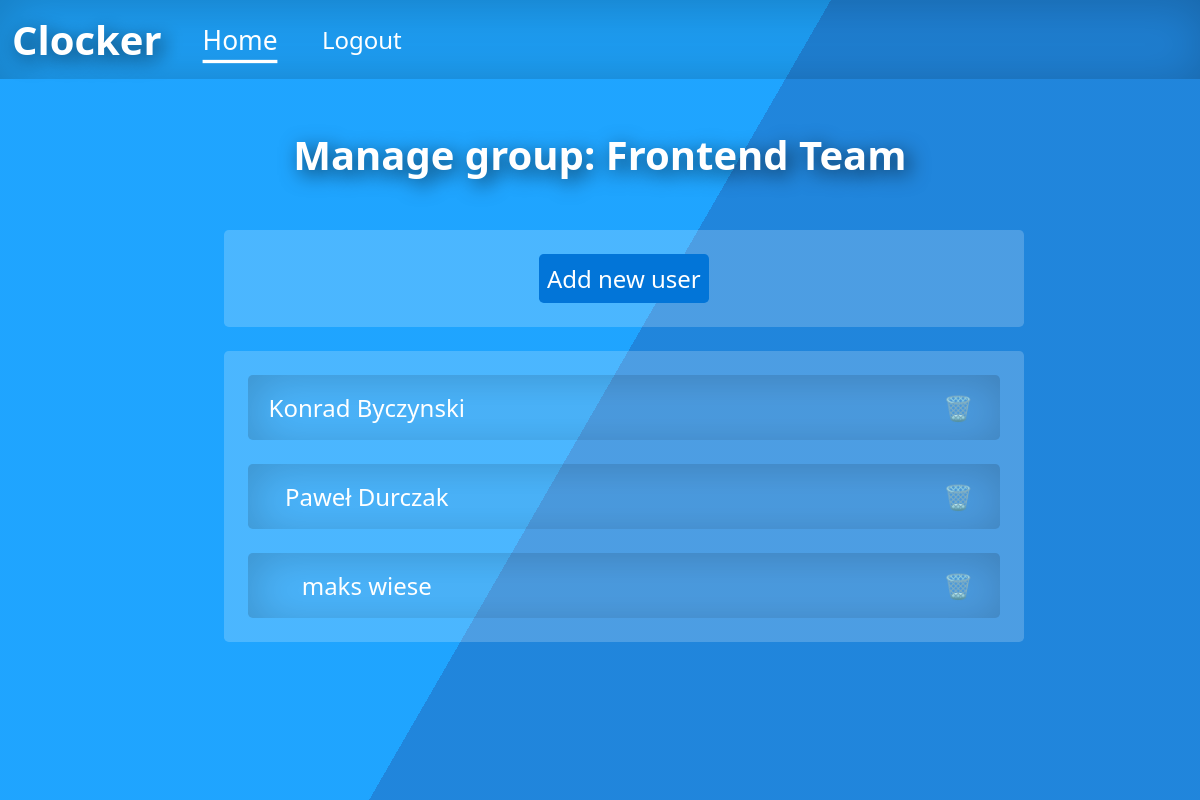
/index.php?page=manage_group&group=4 (signed in), run on the app's committed database.
### tables this page shows
CREATE TABLE `groups` (
  `id` int(11) NOT NULL,
  `ownerId` int(11) NOT NULL,
  `name` varchar(255) NOT NULL
);

CREATE TABLE `user` (
  `id` int(11) NOT NULL,
  `firstname` varchar(50) NOT NULL,
  `lastname` varchar(50) NOT NULL,
  `email` varchar(50) NOT NULL,
  `hash` varchar(2048) NOT NULL,
  `role` varchar(25) NOT NULL
);

### controllers/groupController.php (called while the page is built, shortened)
<?php
class groupController
{
    public static function view(){
        $response = new Response();
        if (empty($_GET['group'])){
            $response->setHeaders('Location', 'index.php');
        }else{
            $users = [];
            $groups = new Groups();
            $userIds = $groups->getGroupUsers($_GET['group']);
            $userRepo = new UserTable();
            foreach ($userIds as $userId) {
                $users[] = $userRepo->findById($userId);
            }
            $response->setBody(groupUsersListView::render($users, $groups->getGroupById($_GET['group'])));
        }
        return $response;
    }
}

### src/Application.php (called while the page is built, shortened)
<?php
class Application
{
    public function run($path){
        list($controller, $functionName) = Router::resolve($path);
        return $controller::$functionName();
    }
}

### public/index.php (called while the page is built, shortened)
<?php
$path = isset($_GET['page']) ? $_GET['page'] : null;
$app = new Application();
$response = $app->run($path);

### models/Group.php (called while the page is built, shortened)
<?php
class Group
{
    private $id;
    private $name;
    public function getId()
    {
        return $this->id;
    }
    public function setId($id)
    {
        $this->id = $id;
        return $this;
    }
    public function getName()
    {
        return $this->name;
    }
    public function setName($name)
    {
        $this->name = $name;
        return $this;
    }
}

### src/Database.php (called while the page is built, shortened)
<?php
abstract class Database
{
    protected function openConnection(){
        $config = include('../config/config.php');
        try {
            $this->connection = new PDO($config['host'], $config['username'], $config['password']);
        }catch (PDOException $e) {
            echo "PDOException was caught: {$e->getMessage()}";
            var_dump($e->getTraceAsString());
        }
    }
}

### models/Groups.php (called while the page is built, shortened)
<?php
class Groups extends Database
{
    public function groupFromDB($row){
        $group = new Group();
        $group
            ->setId($row['id'])
            ->setOwnerId($row['ownerId'])
            ->setName($row['name']);
        return $group;
    }
    public function getGroupById($groupId){
        $query = "SELECT * FROM groups WHERE id = :groupId";
        $statement = $this->connection->prepare($query);
        $statement->execute(array('groupId' => $groupId));
        $row = $statement->fetch(PDO::FETCH_ASSOC);
        $group = $this->groupFromDB($row);
        return $group;
    }
    public function getGroupUsers($groupId){
        $users = [];
        $query = "SELECT * FROM usersgroups WHERE groupId = :groupId";
        $statement = $this->connection->prepare($query);
        $statement->execute(array('groupId' => $groupId));
        while ($row = $statement->fetch(PDO::FETCH_ASSOC)) {
            $users[] = $row['userId'];
        }
        return $users;
    }
}

### src/Router.php (called while the page is built, shortened)
<?php
class Router
{
    public static function resolve($path){
        switch ($path){
            case 'manage_group':
                if(isset($_SESSION['role']) && $_SESSION['role'] === 'admin') {
                    $controller = 'app\controllers\groupController';
                    $functionName = "view";
                } else {
                    $controller = 'app\controllers\homepageController';
                    $functionName = 'index';
                }
                break;
        }
        return [$controller, $functionName];
    }
}

### models/User.php (called while the page is built, shortened)
<?php
class User
{
    private $id;
    private $firstname;
    private $lastname;
    public function getId()
    {
        return $this->id;
    }
    public function setId($id)
    {
        $this->id = $id;
        return $this;
    }
    public function getFirstname()
    {
        return $this->firstname;
    }
    public function setFirstname($firstname)
    {
        $this->firstname = $firstname;
        return $this;
    }
    public function getLastname()
    {
        return $this->lastname;
    }
    public function setLastname($lastname)
    {
        $this->lastname = $lastname;
        return $this;
    }
}

### models/UserTable.php (called while the page is built, shortened)
<?php
class UserTable extends Database
{
    public function findById($id){
        $query = "SELECT * FROM user WHERE id = :id";
        $statement = $this->connection->prepare($query);
        $statement->execute(array('id' => $id));
        $row = $statement->fetch(PDO::FETCH_ASSOC);
        $user = $this->userFromDB($row);
        return $user;
    }
    public function userFromDB($row){
        $user = new User();
        $user
            ->setId($row['id'])
            ->setFirstname($row['firstname'])
            ->setLastname($row['lastname'])
            ->setEmail($row['email'])
            ->setHash($row['hash'])
            ->setRole($row['role']);
        return $user;
    }
}

### views/groupUsersListView.php (the view, shortened to what this page needs)
<?php
class groupUsersListView
{
    public static function render($users = [], $group = null) {
        $groupId = $group->getId();
        $groupName = $group->getName();
        echo mainLayout::renderHeader();
        ?>
        <div class="container">
            <div class="row">
                <div class="col-8 col-s-8 offset-2 offset-s-2">
                    <h1 class="title">Manage group: <?php echo $groupName; ?></h1>
                    <div class="fit-box">
                        <a href="index.php?page=add_user_to_group&group=<?php echo $groupId;?>"><button class="action-button action-button-bigger">Add new user</button></a>
                    </div>
                    <div class="fit-box">
                        <?php
                        foreach ($users as $user){
                            $userId = $user->getId();
                            $userName = $user->getFirstname()." ".$user->getLastname();
                            echo "
                                <div class='list-row-reusable'>
                                    <div class='list-row-name-reusable'>$userName</div>
                                    <div class='list-row-delete-reusable'><a href='index.php?page=remove_user_from_group&group=$groupId&user=$userId'>🗑️</a></div>
                                </div>
                            ";
                        }
                        ?>
                    </div>
                </div>
            </div>
        </div>
        <?php
        $html = ob_get_clean();
        return $html;
    }
}

### public/style/style.css (style rules this page uses)
html, body, * { font-family: 'Segoe UI', Tahoma, Geneva, Verdana, sans-serif !important; padding: 0; margin: 0; box-sizing: border-box; }
a { color: inherit; text-decoration: none; }
.row::after { content: ''; clear: both; display: table; }
[class*='col-'] { float: left; }
[class*='col-'] { width: 100%; }
@media only screen and (min-width: 600px) { .col-s-8 { width: 66.66%; } }
@media only screen and (min-width: 600px) { .offset-s-2 { margin-left: 16.66%; } }
@media only screen and (min-width: 768px) { .col-8 { width: 66.66%; } }
@media only screen and (min-width: 768px) { .offset-2 { margin-left: 16.66%; } }
.container { max-width: 100%; height: fit-content; color: #fff; }
.title { text-align: center; color: inherit; font-size: 2.5rem; font-weight: 900; margin: 3rem 0; text-shadow: 0.3rem 0.3rem 1.25rem #000000b3; }
.fit-box { width: 100%; display: flex; flex-direction: column; justify-content: center; align-items: center; color: inherit; font-size: 1.5rem; font-weight: 500; background-color: #fff3; border-radius: 0.3rem; text-align: justify; padding: 1.5rem 1.5rem; margin: 1.5rem; }
.action-button { width: fit-content; background-color: #0275d8; color: inherit; font-size: 1rem; font-weight: 500; text-decoration: none; border-radius: 0.3rem; border: none; display: flex; flex-direction: column; justify-content: center; align-items: center; padding: 0.5rem; margin: 0 1rem; transition: all 200ms ease-in-out; }
.action-button-bigger { font-size: 1.5rem; }
.list-row-reusable { width: fit-content; align-self: center; width: 100%; padding: 1rem 1rem; display: grid; grid-template-columns: 1fr 1fr 1fr 0.25fr 0.25fr; grid-template-rows: 1fr; grid-template-areas: 'name . . edit delete'; box-shadow: 0.3rem 0.3rem 3rem #00000033 inset; border-radius: 0.3rem; transition: all 200ms ease-in-out; }
.list-row-reusable:not(.list-row-reusable:last-of-type) { margin-bottom: 1.5rem; }
.list-row-reusable a { cursor: pointer; }
.list-row-name-reusable { grid-area: name; place-self: center; }
.list-row-delete-reusable { grid-area: delete; place-self: center; }

### data on the page
groups: name "Frontend Team"
user: userName "Konrad Byczynski"
user: userName "Paweł Durczak"
user: userName "maks wiese"
